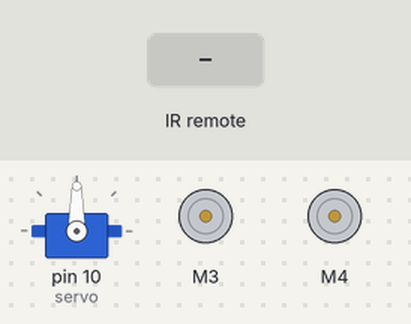
A sketch run on a simulated Arduino Uno, built with avr-gcc and run on an emulated ATmega328P. Parts: servo, 2 × DC motor (green arrow = forward, orange = backward, longer = faster). Inputs (shaded band) come from the test bench.

Above: at 1.2 s.
1.3 s: infrared code 0x508AF7 received
At 1.9 s:
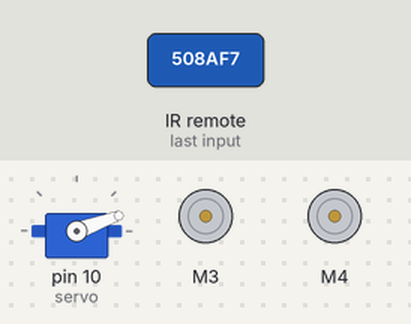
2.8 s: infrared code 0x51CAE3 received
At 4.0 s:
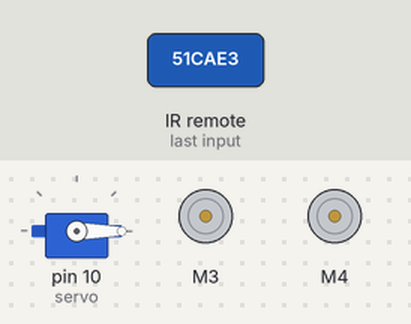
4.3 s: infrared code 0x53CAC3 received
5.8 s: infrared code 0x50CAF3 received
At 6.5 s:
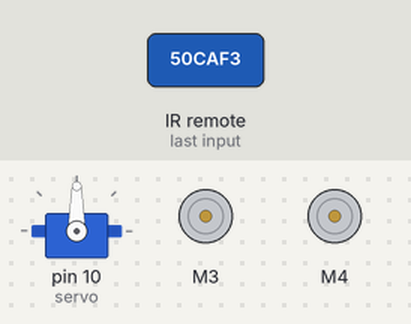
7.3 s: infrared code 0x534ACB received
At 7.6 s:
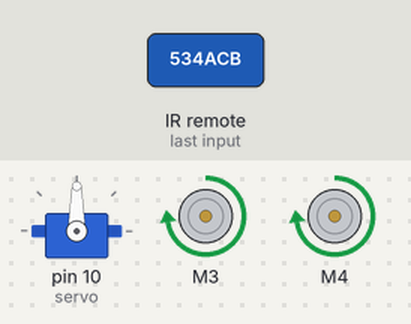
8.8 s: infrared code 0x536AC9 received
At 10.0 s:
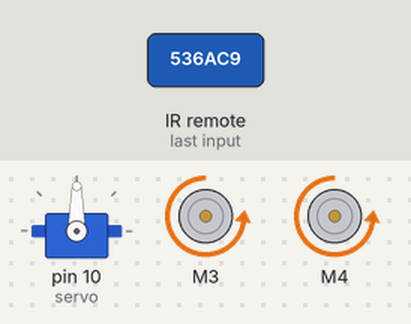
Timing chart, 0 to 11.3 s (numbered marks = the images above; inputs shaded):
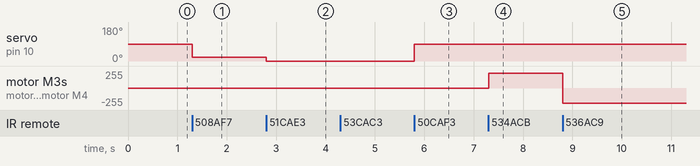

The sketch:

AFMotor1.ino
```cpp
#include <IRremote.h>
#include <AFMotor.h>
#include <Servo.h>
AF_DCMotor motor1(3);
AF_DCMotor motor2(4);
int RECV_PIN = 5;
IRrecv irrecv(RECV_PIN);
decode_results results;
Servo servo;
int servoPos=0;
void setup() {
servo.attach(10);
irrecv.enableIRIn();
}

void loop() {
if (irrecv.decode(&results)) {
switch (results.value) {

case 0x50CAF3: // 按鍵「0」時停止不轉
servoPos = 90;
servo.write(servoPos);
break;

case 0x51CAE3: // 按鍵「往左快轉」...FF5AA5
if (servoPos > 10) {
servoPos -= 20;
servo.write(servoPos); //減10度(愈接近0)
}
break;

case 0x508AF7: // 按鍵「往右快轉」...FF10EF
if (servoPos < 170) {
servoPos += 20;
servo.write(servoPos);//加10度(愈接近180)
}
break;
}
switch (results.value) {

case 0x53CAC3: // 按鍵「0」時停止不轉
motor1.setSpeed(0);
motor1.run(RELEASE);
motor2.setSpeed(0);
motor2.run(RELEASE);
break;

case 0x534ACB: // 按鍵「往左快轉」...
motor1.setSpeed(225);
motor1.run(FORWARD);
motor2.setSpeed(225);
motor2.run(FORWARD);
break;

case 0x536AC9: // 按鍵「往右快轉」...
motor1.setSpeed(225);
motor1.run(BACKWARD);
motor2.setSpeed(225);
motor2.run(BACKWARD);
break;
}
irrecv.resume(); // 準備接收下一筆資料
}
}
```

Measured:
- after the input at 1.3 s, servo on pin 10 (servo): 90° → 20° at once
- after the input at 2.8 s, servo on pin 10 (servo): 20° → 0° at once
- after the input at 5.8 s, servo on pin 10 (servo): 0° → 90° at once
- after the input at 7.3 s, motor M3, motor M4: stopped → forward 225/255 at once
- after the input at 8.8 s, motor M3, motor M4: forward 225/255 → backward 225/255 at once
